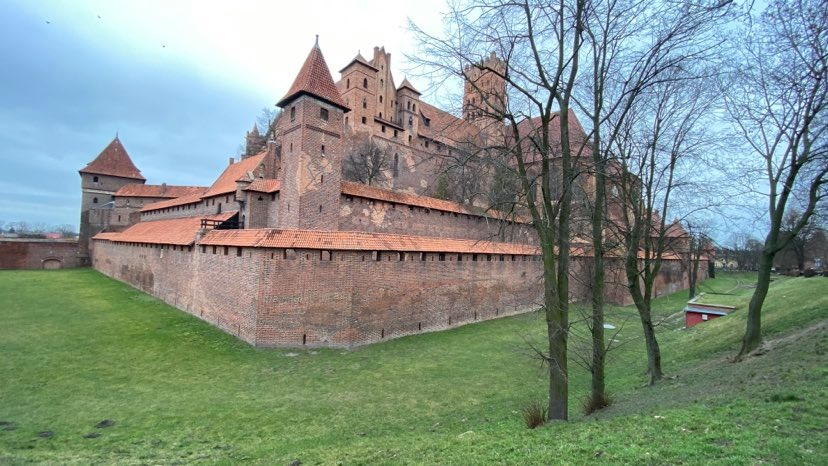
#> input picture Histogram/img.jpg, 828 x 466 px
$ python histogram.py
#> lines starting #> are read from the running program, lines starting #| are printed output that depends on the picture
import numpy as np
import cv2
import matplotlib.pyplot as plt

# Load image
img = cv2.imread('img.jpg')
#> img is the input picture: shape (466, 828, 3); mean B, G, R 136.4, 146.8, 132.1

# Get color values in array
blue = img[:, :, 0]
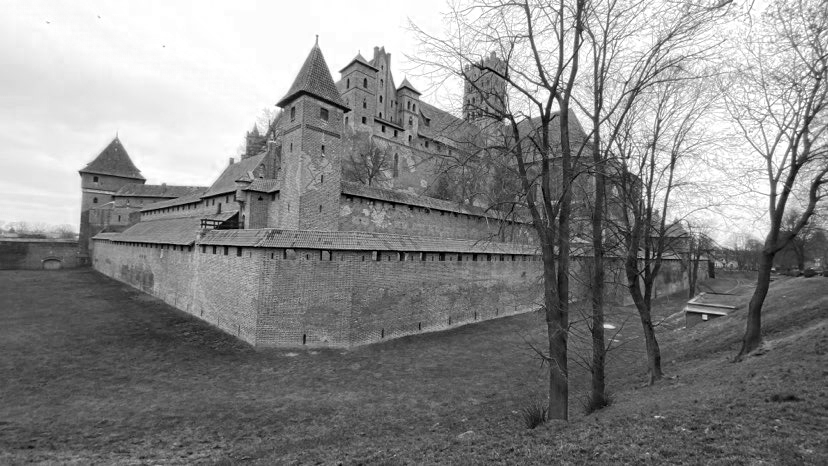
#> blue: shape (466, 828); min 0, max 255, mean 136.4
green = img[:, :, 1]
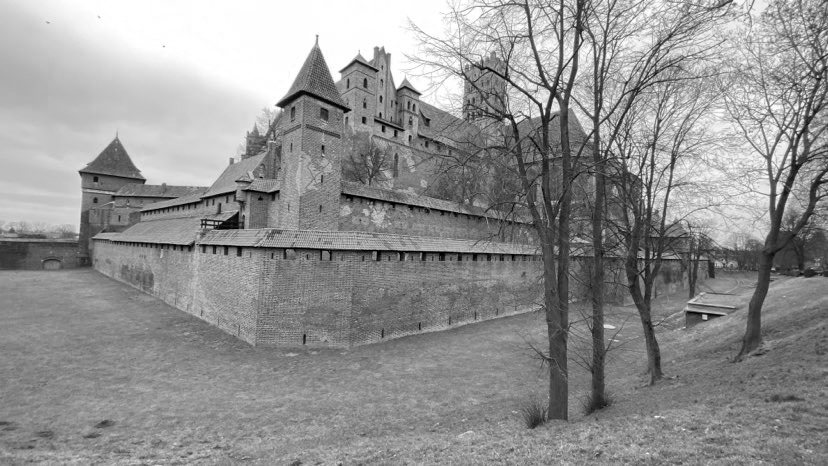
#> green: shape (466, 828); min 0, max 255, mean 146.8
red = img[:, :, 2]
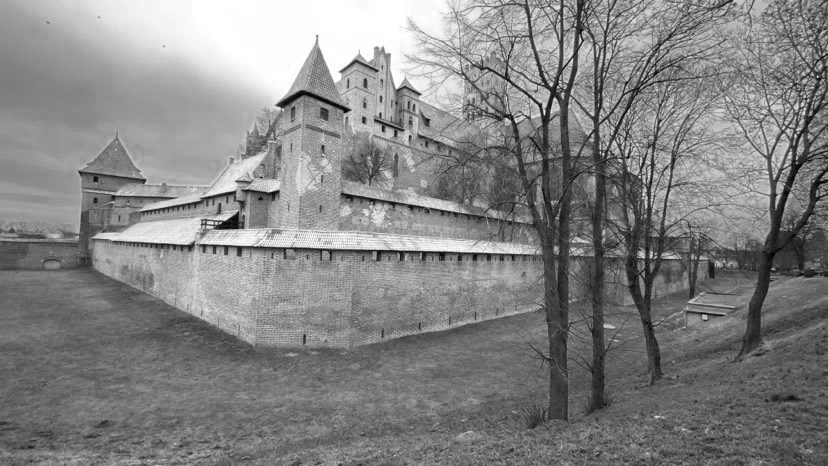
#> red: shape (466, 828); min 0, max 255, mean 132.1
gray = np.add(red * 0.2126, green * 0.7152, blue * 0.0722)
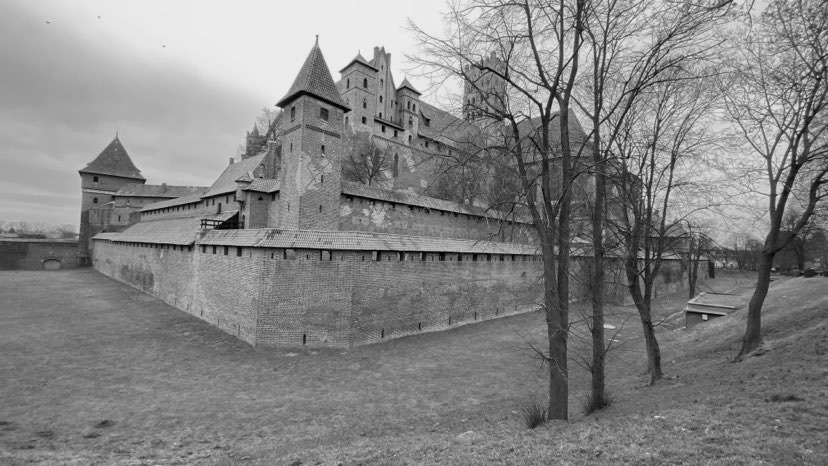
#> gray: shape (466, 828) float64; min 0, max 236.6, mean 133.1
gray = gray.astype(int)

# Get the number of occurrences of each value for each color
blue_element, blue_occur = np.unique(blue, return_counts=True)
#> blue_element = 256 values from 0 to 255; blue_occur = 256 values, max 13907 at index 255, min 39 at index 5, mean 1507.2
green_element, green_occur = np.unique(green, return_counts=True)
#> green_element = 256 values from 0 to 255; green_occur = 256 values, max 10671 at index 255, min 42 at index 1, mean 1507.2
red_element, red_occur = np.unique(red, return_counts=True)
#> red_element = 256 values from 0 to 255; red_occur = 256 values, max 6294 at index 254, min 6 at index 1, mean 1507.2
gray_element, gray_occur = np.unique(gray, return_counts=True)
#> gray_element = 237 values from 0 to 236; gray_occur = 237 values, max 7368 at index 235, min 6 at index 0, mean 1628.1

# Operation in matplotlib to show results
fig = plt.figure(figsize=(10, 7))
fig.suptitle('Histogram')

ax1 = fig.add_subplot(2, 2, 1)
ax1.set_title("Red")
ax1.bar(red_element, red_occur, width=1, color='red')

ax2 = fig.add_subplot(2, 2, 2)
ax2.set_title("Green")
ax2.bar(green_element, green_occur, width=1, color='Green')

ax3 = fig.add_subplot(2, 2, 3)
ax3.set_title("Blue")
ax3.bar(blue_element, blue_occur, width=1, color='Blue')

ax4 = fig.add_subplot(2, 2, 4)
ax4.set_title("Total")
ax4.bar(gray_element, gray_occur, width=1, color='Gray')

plt.show()
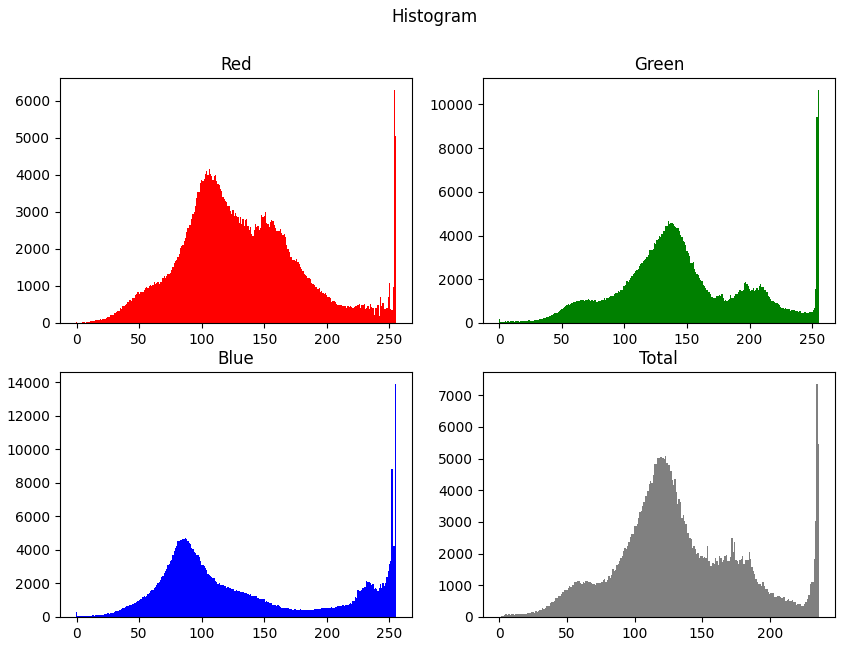
#> figure drawn by matplotlib, 4 panels; panel 1: tallest bar 6294 high, from x = 253.5 to 254.5; panel 2: tallest bar 10671 high, from x = 254.5 to 255.5; panel 3: tallest bar 13907 high, from x = 254.5 to 255.5; panel 4: tallest bar 7368 high, from x = 234.5 to 235.5
